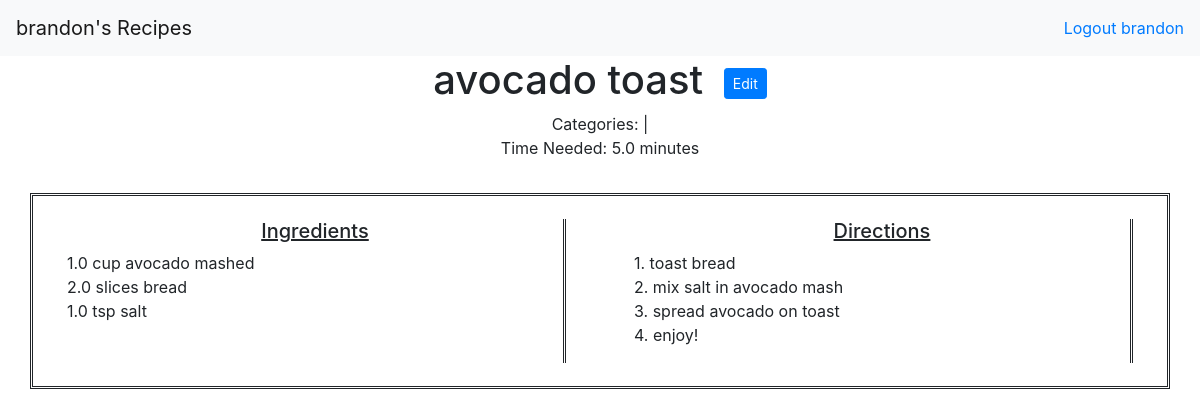
/recipes/26/ (signed in), run on the app's committed database.
### recipes/models.py (models this page shows, shortened)
class Recipe(models.Model):
    user = models.ForeignKey(User, on_delete=models.CASCADE)
    name = models.CharField(max_length=100, unique=True)
    categories = models.ManyToManyField('Category', related_name='category_set', blank=True)
    time_needed = models.FloatField(blank=True, null=True)
    cover_img = models.ImageField(blank=True, null=True, upload_to="covers/")
    recipe_ref = models.CharField(max_length=255, blank=True, default='')
    notes = models.TextField(max_length=1000, default='', blank=True)
    def get_cover(self):
        if not self.cover_img:
            return None
        else:
            return self.cover_img.url

class Ingredient(models.Model):
    user = models.ForeignKey(User, on_delete=models.CASCADE, blank=True, null=True)
    recipe = models.ForeignKey(Recipe, on_delete=models.CASCADE)
    name = models.CharField(max_length=50)
    amount = models.FloatField(validators=[MinValueValidator(0.0)])
    unit = models.CharField(max_length=20, null=True, blank=True)
    prep = models.CharField(max_length=25, default="", blank=True)
    class Meta:
        ordering = ['name']
    def __str__(self):
        if self.unit is None:
            return f'{str(self.amount)} {self.name}'
        return f'{str(self.amount)} {self.unit} {self.name} {self.prep}'

### recipes/views.py (the view)
# urls.py: path('<int:recipe_id>/', views.detail, name='detail'),
@login_required(login_url='accounts:login')
def detail(request, recipe_id):
    recipe = Recipe.objects.get(id=recipe_id)
    context = {'recipe': recipe}
    return render(request, 'detail.html', context)

### recipes/templates/detail.html (shortened to what this page needs)
{% extends 'base.html' %}
{% block content %}
<div class="recipeheader">
    <center>
        <h1>
            {{ recipe.name }}
            <button type="button" class="btn btn-primary btn-sm" style="margin-left:10px">
                <a href = "{% url 'recipes:edit-recipe' recipe.id %}" style="color:#FDFEFE;"> Edit </a>
            </button>
        </h1>
        Categories: |
        <br>
        Time Needed: {{ recipe.time_needed }} minutes <br>
    </center>
</div>
<div class="row recipe-row">
  <div class="column">
      <center><h5><u>Ingredients</u></h5></center>
      {% for ingredient in recipe.ingredient_set.all %}
        {{ ingredient }}<br>
      {% endfor %}
  </div>
  <div class="column">
      <center><h5><u>Directions</u></h5></center>
      {{ recipe.notes|linebreaks }}
  </div>
</div>
{% endblock %}

### templates/base.html (shortened to what this page needs)
<!doctype html>
<html lang="en">
<head>
    <link rel="stylesheet" href="https://stackpath.bootstrapcdn.com/bootstrap/4.5.0/css/bootstrap.min.css"
>
</head>
<body>
<nav class="navbar navbar-light bg-light">
    {% if request.user.is_authenticated %}
        <a class="navbar-brand" href="{% url 'recipes:index' %}">{{request.user.username}}'s Recipes</a>
        <a href="{% url 'accounts:logout' %}">Logout {{request.user}}</a>
    {% else %}
        <a class="navbar-brand" href="{% url 'recipes:index' %}">My Recipes</a>
    {% endif %}
</nav>
<div class="container">
    {% block content %}{% endblock %}
</div>
</body>
</html>

### templates/base.html (style rules this page uses)
.column { float: left; width: 44%; margin: 2% 3% 2% 3%; word-wrap: break-word; border-right: double; }
.recipe-row { margin-top: 3%; border-style: double; }

### data on the page
Recipe: name "avocado toast", time_needed "5.0", notes "1. toast bread 2. mix salt in avocado mash 3. spread avocado on toast 4. enjoy!"
Ingredient: unit+amount+name "1.0 cup avocado mashed"
Ingredient: unit+amount+name "2.0 slices bread"
Ingredient: unit+amount+name "1.0 tsp salt"

### other printed values
{{ request.user.username }} "brandon"
{{ request.user }} "brandon"
